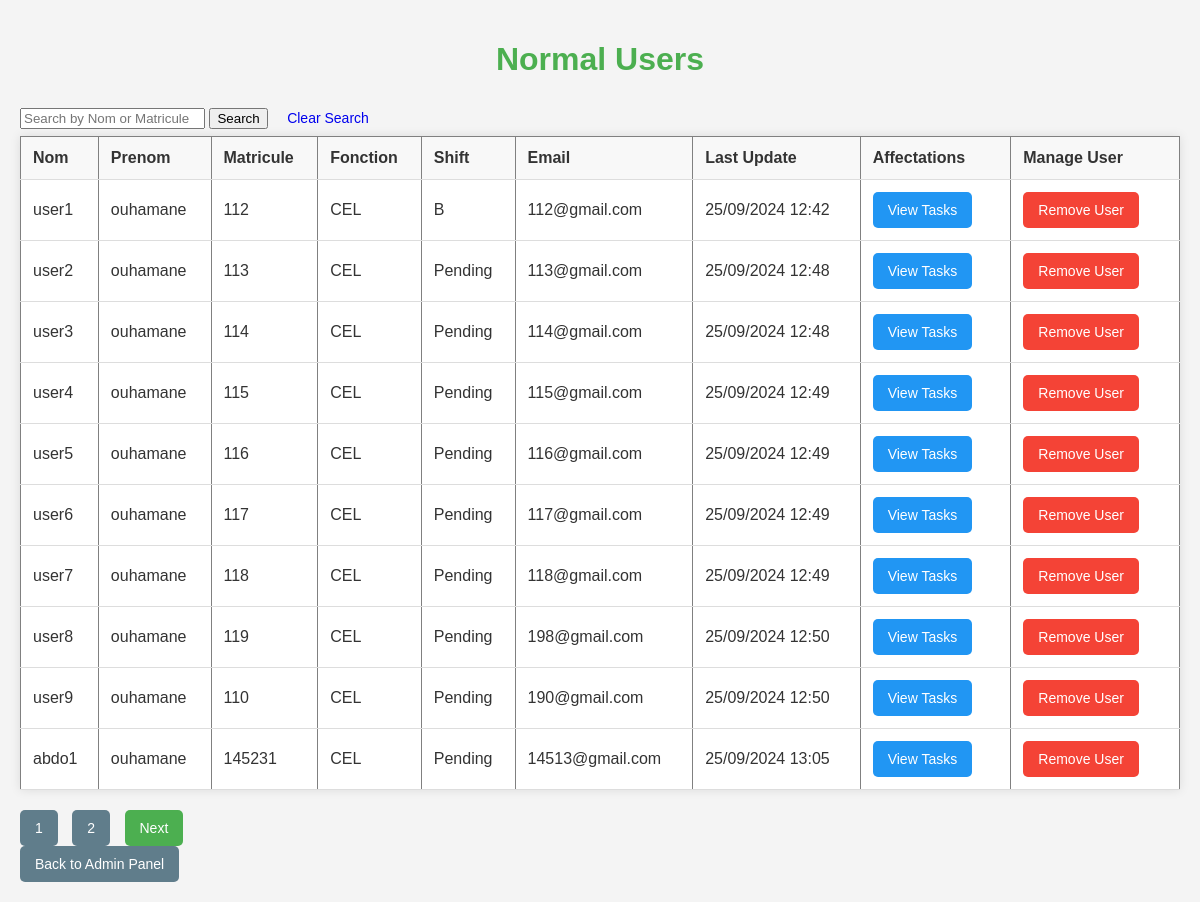
The page /view_normal_users (signed in) on the database as committed earlier.
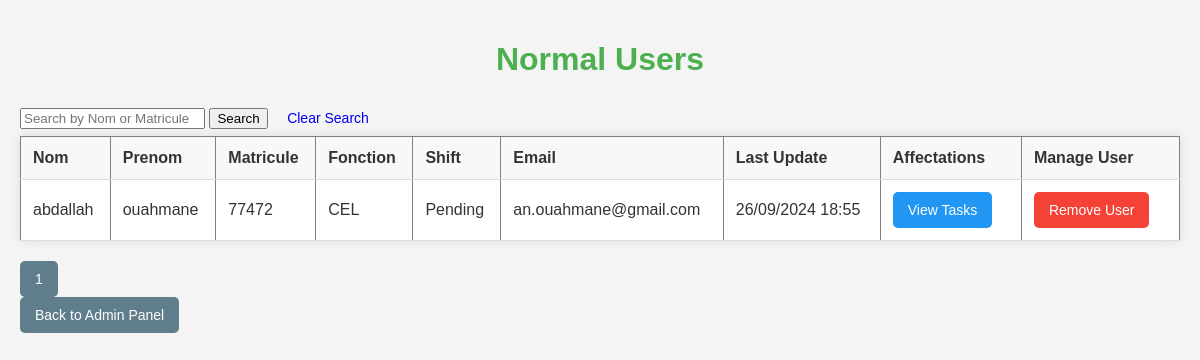
The same page on the database as committed later.
### app/models.py (models this page shows, shortened)
class User(db.Model, UserMixin):
    id = db.Column(db.Integer, primary_key=True)
    username = db.Column(db.String(150), unique=True, nullable=False)
    email = db.Column(db.String(150), unique=True, nullable=False)
    matricule = db.Column(db.String(15), unique=True, nullable=False)
    fonction = db.Column(db.String(150), nullable=False)
    prenom = db.Column(db.String(150), nullable=False)
    shift = db.Column(db.String(150), nullable=False)
    phone = db.Column(db.String(15), unique=True, nullable=False)
    profile_image = db.Column(db.String(150), nullable=True)
    password = db.Column(db.String(200), nullable=False)
    is_admin = db.Column(db.Boolean, default=False)
    is_super_admin = db.Column(db.Boolean, default=False)  # New field
    last_update = db.Column(db.DateTime, default=datetime.utcnow)
    is_approved = db.Column(db.Boolean, default=False)
    tasks = db.relationship('Todo', backref='user',
                            lazy=True, cascade="all, delete-orphan")
    is_pending = db.Column(db.Boolean, default=True)

### app/routes/admin.py (the view)
@bp.route('/view_normal_users', methods=['GET', 'POST'])
@login_required
def view_normal_users():
    search_query = request.args.get('search', '')  # Get search query from URL
    page = request.args.get('page', 1, type=int)  # Get the current page
    query = User.query.filter_by(is_admin=False, is_approved=True)
    if search_query:
        query = query.filter(
            (User.username.ilike(f'%{search_query}%')) |
            (User.matricule.ilike(f'%{search_query}%'))
        )
    pagination = query.paginate(page=page, per_page=10)
    return render_template(
        'admin/normal_users.html',
        normal_users=pagination.items,
        search_query=search_query,
        pagination=pagination
    )

### app/__init__.py (called while the page is built)
def create_app():
    app = Flask(__name__, instance_relative_config=True)
    app.config.from_object(Config)
    db.init_app(app)
    migrate = Migrate(app, db)
    login_manager.init_app(app)
    from .routes.auth import bp as auth_bp
    from .routes.admin import bp as admin_bp
    from .routes.main import bp as main_bp
    from .routes.tasks import bp as tasks_bp
    from .routes.user import bp as user_bp
    app.register_blueprint(auth_bp)
    app.register_blueprint(admin_bp)
    app.register_blueprint(main_bp)
    app.register_blueprint(tasks_bp)
    app.register_blueprint(user_bp)
    from .models import User
    @login_manager.user_loader
    def load_user(user_id):
        return User.query.get(int(user_id))
    with app.app_context():
        """

        db.drop_all()
        db.create_all()
        """
        create_default_admin()
    return app

### app/templates/admin/normal_users.html (shortened to what this page needs)
<!DOCTYPE html>
<html lang="en">
<head>
    <link rel="stylesheet" href="{{ url_for('static', filename='css/admin.css') }}">
</head>
<body>
    <h1>Normal Users</h1>
    <form method="GET" action="{{ url_for('admin.view_normal_users') }}">
        <input type="text" name="search" placeholder="Search by Nom or Matricule" value="{{ search_query }}">
        <button type="submit">Search</button>
        <a href="{{ url_for('admin.view_normal_users') }}" class="btn btn-warning" style="text-decoration: none;">Clear
            Search</a>
    </form>
    <table border="1" cellpadding="10" cellspacing="0">
        <thead>
            <tr>
                <th>Nom</th>
                <th>Prenom</th>
                <th>Matricule</th>
                <th>Fonction</th>
                <th>Shift</th>
                <th>Email</th>
                <th>Last Update</th>
                <th>Affectations</th>
                {% if current_user.matricule == 'ADMIN0001' %}
                <th>Manage User</th>
                {% endif %}
            </tr>
        </thead>
        <tbody>
            {% for user in normal_users %}
            <tr>
                <td>{{ user.username }}</td>
                <td>{{ user.prenom }}</td>
                <td>{{ user.matricule }}</td>
                <td>{{ user.fonction }}</td>
                <td>{{ user.shift }}</td>
                <td>{{ user.email }}</td>
                <td>{{ user.last_update.strftime('%d/%m/%Y %H:%M') }}</td>
                <td>
                    <a href="{{ url_for('tasks.view_user_tasks', user_id=user.id) }}" class="btn btn-info">View
                        Tasks</a>
                </td>
                {% if current_user.matricule == 'ADMIN0001' %}
                <td>
                    <a href="{{ url_for('admin.delete_user', id=user.id) }}" class="btn btn-danger"
                        onclick="return confirm('Are you sure you want to delete this user?');">Remove User</a>
                </td>
                {% endif %}
            </tr>
            {% endfor %}
        </tbody>
    </table>
    <div class="pagination">
        {% for page_num in range(1, pagination.pages + 1) %}
        <a href="{{ url_for('admin.view_normal_users', page=page_num, search=search_query) }}"
            class="btn btn-secondary {{ 'active' if page_num == pagination.page else '' }}">
            {{ page_num }}
        </a>
        {% endfor %}
        {% if pagination.has_next %}
        <a href="{{ url_for('admin.view_normal_users', page=pagination.next_num, search=search_query) }}"
            class="btn btn-primary">Next</a>
        {% endif %}
    </div>
    <a href="{{ url_for('admin.admin') }}" class="btn btn-secondary">Back to Admin Panel</a>
</body>
</html>

### app/static/css/admin.css (style rules this page uses)
body { font-family: Arial, sans-serif; background-color: #f4f4f4; margin: 0; padding: 20px; color: #333; }
h1 { text-align: center; color: #4CAF50; }
table { width: 100%; border-collapse: collapse; margin-bottom: 20px; background-color: #fff; box-shadow: 0 0 10px rgba(0, 0, 0, 0.1); }
th, td { padding: 12px; border-bottom: 1px solid #ddd; text-align: left; }
th { background-color: #f8f8f8; color: #333; }
td { vertical-align: middle; }
.btn { padding: 10px 15px; text-decoration: none; border: none; cursor: pointer; border-radius: 5px; transition: background-color 0.3s ease; font-size: 14px; }
.btn-danger { background-color: #f44336; color: white; }
.btn-secondary { background-color: #607d8b; color: white; }
.btn-info { background-color: #2196F3; color: white; }
form { display: inline-block; margin-right: 10px; }
a.btn { margin-right: 10px; display: inline-block; text-align: center; }

Rows that differ between the two databases and show on the page:
no longer on this page (row edited): User: username "user1", prenom "ouhamane", matricule "112", fonction "CEL", shift "B", email "112@gmail.com", last_update "25/09/2024 12:42"
removed User: username "user2", prenom "ouhamane", matricule "113", fonction "CEL", shift "Pending", email "113@gmail.com", last_update "25/09/2024 12:48"
removed User: username "user3", prenom "ouhamane", matricule "114", fonction "CEL", shift "Pending", email "114@gmail.com", last_update "25/09/2024 12:48"
removed User: username "user4", prenom "ouhamane", matricule "115", fonction "CEL", shift "Pending", email "115@gmail.com", last_update "25/09/2024 12:49"
removed User: username "user5", prenom "ouhamane", matricule "116", fonction "CEL", shift "Pending", email "116@gmail.com", last_update "25/09/2024 12:49"
removed User: username "user6", prenom "ouhamane", matricule "117", fonction "CEL", shift "Pending", email "117@gmail.com", last_update "25/09/2024 12:49"
removed User: username "user7", prenom "ouhamane", matricule "118", fonction "CEL", shift "Pending", email "118@gmail.com", last_update "25/09/2024 12:49"
removed User: username "user8", prenom "ouhamane", matricule "119", fonction "CEL", shift "Pending", email "198@gmail.com", last_update "25/09/2024 12:50"
removed User: username "user9", prenom "ouhamane", matricule "110", fonction "CEL", shift "Pending", email "190@gmail.com", last_update "25/09/2024 12:50"
removed User: username "abdo1", prenom "ouhamane", matricule "145231", fonction "CEL", shift "Pending", email "14513@gmail.com", last_update "25/09/2024 13:05"
now on this page (row edited): User: username "abdallah", prenom "ouahmane", matricule "77472", fonction "CEL", shift "Pending", email "an.ouahmane@gmail.com", last_update "26/09/2024 18:55"
Other text that changed with them:
list line gone: "2"
text no longer shown: "Next"
